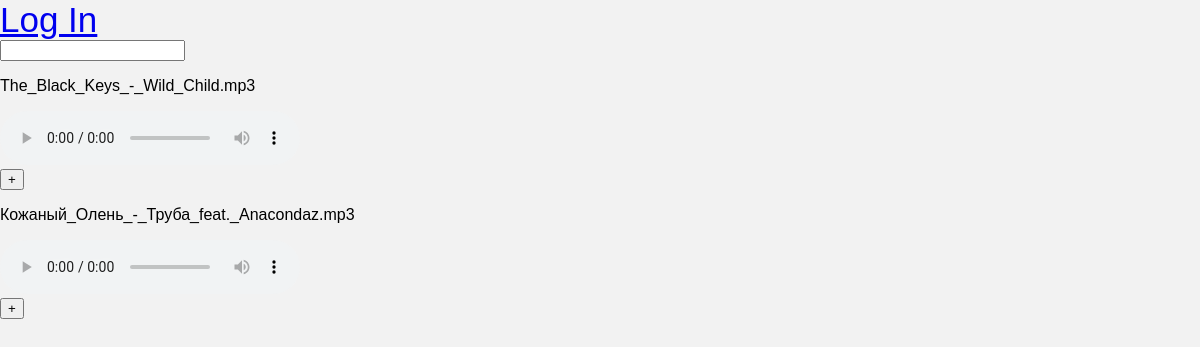
/music/, run on an earlier commit of the app's database.
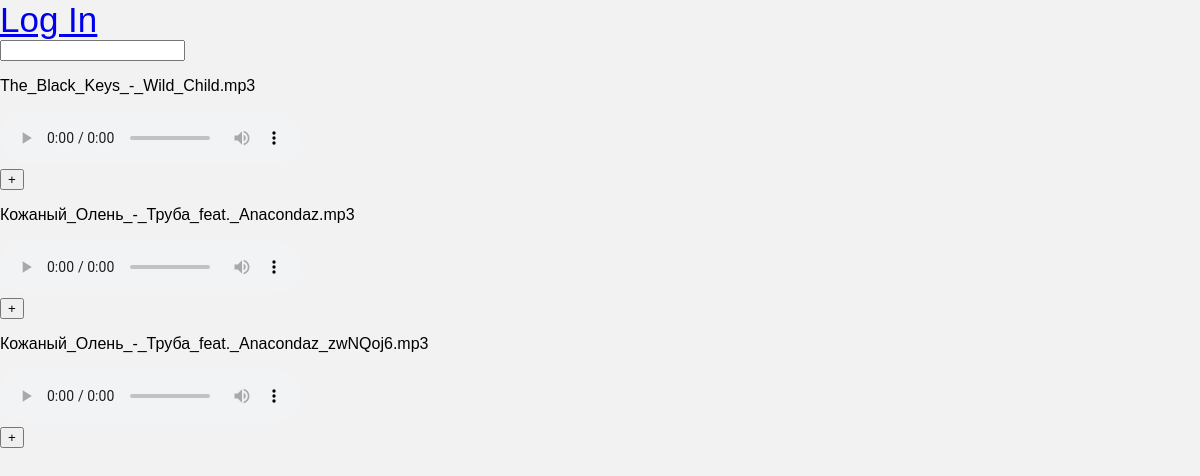
And on a later commit of the database.
### MusicPlayer/models.py (models this page shows, shortened)
class Song(models.Model):
    artist= models.CharField(max_length=200)
    image= models.ImageField(default=settings.STATIC_ROOT
                             + 'imgs/user_default_img.avif')
    audio_file = models.FileField()
    genres = models.CharField(max_length=200, null=True, blank=True)
    listeners = models.ManyToManyField(User, blank=True)
    title= models.CharField(default='default name', max_length=200, blank=True)

### MusicPlayer/views.py (the view, shortened to what this page needs)
# urls.py: path('music/', views.index, name='index'),
def index(request: HttpRequest):
    if request.method == 'GET':
        songs = __get_filtered_songs(request, 'q')
        paginator = Paginator(songs, 10)
        page_number = request.GET.get('page')
        page_obj = paginator.get_page(page_number)
        context = {'page_obj': page_obj}
        return render(request, 'MusicPlayer/common_music_list.html', context)

### MusicPlayer/views.py (called while the page is built)
def __get_filtered_songs(request: HttpRequest,
                         search_arg: str,
                         given_songs: QuerySet=None) -> Union[QuerySet, None]:
    q = request.GET.get(search_arg, '')
    if given_songs is None:
        songs = Song.objects.all()
    else:
        songs = given_songs
    if q:
        songs = songs.filter(title__startswith=q)
    return songs

### MusicPlayer/templates/MusicPlayer/common_music_list.html (shortened to what this page needs)
{% extends 'MusicPlayer/music_list_base.html' %}
{% block content %}
<div class="music-list">
    {% for song in page_obj %}
        {% include 'components/song_component.html' %}
    {% endfor %}
</div>
{% endblock content %}

### MusicPlayer/templates/components/song_component.html (shortened to what this page needs)
<div class="song-{{song.id}}">
    <p>{{song.audio_file.name}}</p>
    <audio controls>
    <source src="http://127.0.0.1:8000{{song.audio_file.url}}" type="audio/mpeg">
    </audio>
    {% if request.user not in song.listeners.all %}
    <form action="{{request.path}}" method="POST">
        <input type='submit' name='example' value="+"/>
    </form>
    {% endif %}
</div>

What changed in the data, as far as the page shows it:
added Song: audio_file.name "Кожаный_Олень_-_Труба_feat._Anacondaz_zwNQoj6.mp3"
